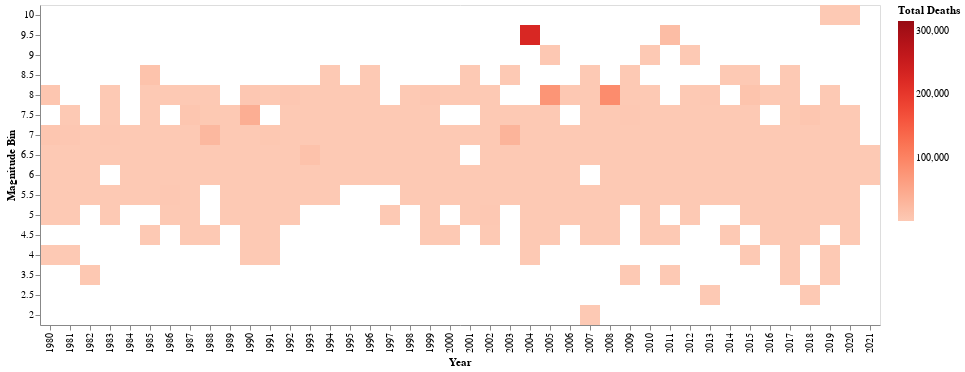

Notebook code cell kept with this figure:
### Code cell
alt.Chart(data_h1).mark_rect().encode(
    x='Year:N',
    y=alt.Y('Magnitude Bin:N', scale=alt.Scale(reverse=True)),
    color=alt.Color('Total Deaths:Q', scale=alt.Scale(scheme='reds'))
)

### Figure 1 — Vega-Lite specification as saved in the notebook (floating-point values rounded to 4 significant figures; data arrays with more than 128 entries replaced by an {"elided": "..."} marker saying what was removed)
{"config": {"view": {"continuousWidth": 400, "continuousHeight": 300}}, "data": {"name": "data-73a8115b734797f758b490f5a7a8af6b"}, "mark": "rect", "encoding": {"color": {"type": "quantitative", "field": "Total Deaths", "scale": {"scheme": "reds"}}, "x": {"type": "nominal", "field": "Year"}, "y": {"type": "nominal", "field": "Magnitude Bin", "scale": {"reverse": true}}}, "$schema": "https://vega.github.io/schema/vega-lite/v4.8.1.json", "datasets": {"data-73a8115b734797f758b490f5a7a8af6b": {"elided": "814 records"}}}
